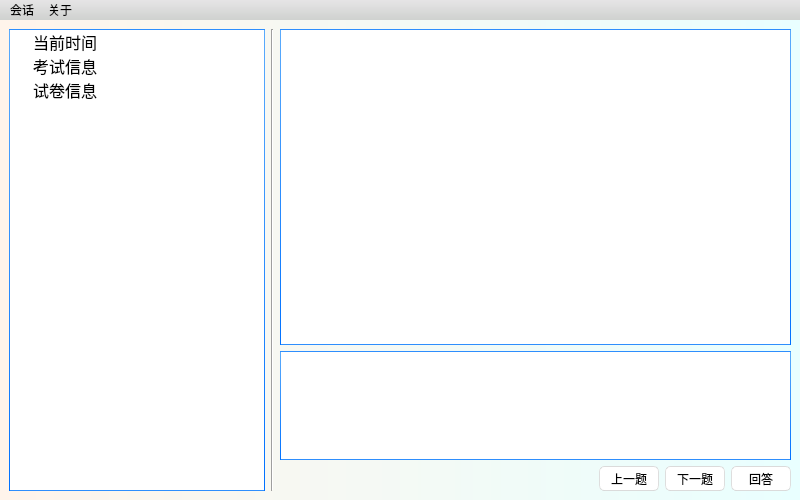
<?xml version="1.0" encoding="UTF-8"?>
<ui version="4.0">
 <author>Advanced_Killer</author>
 <class>LatexamWindow</class>
 <widget class="QMainWindow" name="LatexamWindow">
  <property name="geometry">
   <rect>
    <x>0</x>
    <y>0</y>
    <width>800</width>
    <height>500</height>
   </rect>
  </property>
  <property name="minimumSize">
   <size>
    <width>800</width>
    <height>500</height>
   </size>
  </property>
  <property name="windowTitle">
   <string>Latexam 考试系统</string>
  </property>
  <property name="windowIcon">
   <iconset>
    <normalon>:/latexam/Latexam.ico</normalon>
   </iconset>
  </property>
  <property name="styleSheet">
   <string notr="true">/*
Aqua Style Sheet for QT Applications
Author: Jaime A. Quiroga P.
Company: GTRONICK
Last updated: 22/01/2019, 07:55.
Available at: https://github.com/GTRONICK/QSS/blob/master/Aqua.qss
*/
QMainWindow {
	background-color: qlineargradient(spread:pad, x1:0, y1:0, x2:1, y2:0, stop:0 rgba(255, 244, 235, 255), stop:1 rgba(233, 255, 255, 255));
}
QTextEdit {
	border-width: 1px;
	border-style: solid;
	border-color: qlineargradient(spread:pad, x1:0.5, y1:1, x2:0.5, y2:0, stop:0 rgba(0, 113, 255, 255), stop:1 rgba(91, 171, 252, 255));
}
QTreeWidget {
	border-width: 1px;
	border-style: solid;
	border-color: qlineargradient(spread:pad, x1:0.5, y1:1, x2:0.5, y2:0, stop:0 rgba(0, 113, 255, 255), stop:1 rgba(91, 171, 252, 255));
}
QPlainTextEdit {
	border-width: 1px;
	border-style: solid;
	border-color: qlineargradient(spread:pad, x1:0.5, y1:1, x2:0.5, y2:0, stop:0 rgba(0, 113, 255, 255), stop:1 rgba(91, 171, 252, 255));
}
QToolButton {
	border-style: solid;
	border-top-color: qlineargradient(spread:pad, x1:0.5, y1:1, x2:0.5, y2:0, stop:0 rgb(215, 215, 215), stop:1 rgb(222, 222, 222));
	border-right-color: qlineargradient(spread:pad, x1:0, y1:0.5, x2:1, y2:0.5, stop:0 rgb(217, 217, 217), stop:1 rgb(227, 227, 227));
	border-left-color: qlineargradient(spread:pad, x1:0, y1:0.5, x2:1, y2:0.5, stop:0 rgb(227, 227, 227), stop:1 rgb(217, 217, 217));
	border-bottom-color: qlineargradient(spread:pad, x1:0.5, y1:1, x2:0.5, y2:0, stop:0 rgb(215, 215, 215), stop:1 rgb(222, 222, 222));
	border-width: 1px;
	border-radius: 5px;
	color: rgb(0,0,0);
	padding: 2px;
	background-color: rgb(255,255,255);
}
QToolButton:hover{
	border-style: solid;
	border-top-color: qlineargradient(spread:pad, x1:0.5, y1:1, x2:0.5, y2:0, stop:0 rgb(195, 195, 195), stop:1 rgb(222, 222, 222));
	border-right-color: qlineargradient(spread:pad, x1:0, y1:0.5, x2:1, y2:0.5, stop:0 rgb(197, 197, 197), stop:1 rgb(227, 227, 227));
	border-left-color: qlineargradient(spread:pad, x1:0, y1:0.5, x2:1, y2:0.5, stop:0 rgb(227, 227, 227), stop:1 rgb(197, 197, 197));
	border-bottom-color: qlineargradient(spread:pad, x1:0.5, y1:1, x2:0.5, y2:0, stop:0 rgb(195, 195, 195), stop:1 rgb(222, 222, 222));
	border-width: 1px;
	border-radius: 5px;
	color: rgb(0,0,0);
	padding: 2px;
	background-color: rgb(255,255,255);
}
QToolButton:pressed{
	border-style: solid;
	border-top-color: qlineargradient(spread:pad, x1:0.5, y1:1, x2:0.5, y2:0, stop:0 rgb(215, 215, 215), stop:1 rgb(222, 222, 222));
	border-right-color: qlineargradient(spread:pad, x1:0, y1:0.5, x2:1, y2:0.5, stop:0 rgb(217, 217, 217), stop:1 rgb(227, 227, 227));
	border-left-color: qlineargradient(spread:pad, x1:0, y1:0.5, x2:1, y2:0.5, stop:0 rgb(227, 227, 227), stop:1 rgb(217, 217, 217));
	border-bottom-color: qlineargradient(spread:pad, x1:0.5, y1:1, x2:0.5, y2:0, stop:0 rgb(215, 215, 215), stop:1 rgb(222, 222, 222));
	border-width: 1px;
	border-radius: 5px;
	color: rgb(0,0,0);
	padding: 2px;
	background-color: rgb(142,142,142);
}
QPushButton{
	border-style: solid;
	border-top-color: qlineargradient(spread:pad, x1:0.5, y1:1, x2:0.5, y2:0, stop:0 rgb(215, 215, 215), stop:1 rgb(222, 222, 222));
	border-right-color: qlineargradient(spread:pad, x1:0, y1:0.5, x2:1, y2:0.5, stop:0 rgb(217, 217, 217), stop:1 rgb(227, 227, 227));
	border-left-color: qlineargradient(spread:pad, x1:0, y1:0.5, x2:1, y2:0.5, stop:0 rgb(227, 227, 227), stop:1 rgb(217, 217, 217));
	border-bottom-color: qlineargradient(spread:pad, x1:0.5, y1:1, x2:0.5, y2:0, stop:0 rgb(215, 215, 215), stop:1 rgb(222, 222, 222));
	border-width: 1px;
	border-radius: 5px;
	color: rgb(0,0,0);
	padding: 2px;
	background-color: rgb(255,255,255);
}
QPushButton::default{
	border-style: solid;
	border-top-color: qlineargradient(spread:pad, x1:0.5, y1:1, x2:0.5, y2:0, stop:0 rgb(215, 215, 215), stop:1 rgb(222, 222, 222));
	border-right-color: qlineargradient(spread:pad, x1:0, y1:0.5, x2:1, y2:0.5, stop:0 rgb(217, 217, 217), stop:1 rgb(227, 227, 227));
	border-left-color: qlineargradient(spread:pad, x1:0, y1:0.5, x2:1, y2:0.5, stop:0 rgb(227, 227, 227), stop:1 rgb(217, 217, 217));
	border-bottom-color: qlineargradient(spread:pad, x1:0.5, y1:1, x2:0.5, y2:0, stop:0 rgb(215, 215, 215), stop:1 rgb(222, 222, 222));
	border-width: 1px;
	border-radius: 5px;
	color: rgb(0,0,0);
	padding: 2px;
	background-color: rgb(255,255,255);
}
QPushButton:hover{
	border-style: solid;
	border-top-color: qlineargradient(spread:pad, x1:0.5, y1:1, x2:0.5, y2:0, stop:0 rgb(195, 195, 195), stop:1 rgb(222, 222, 222));
	border-right-color: qlineargradient(spread:pad, x1:0, y1:0.5, x2:1, y2:0.5, stop:0 rgb(197, 197, 197), stop:1 rgb(227, 227, 227));
	border-left-color: qlineargradient(spread:pad, x1:0, y1:0.5, x2:1, y2:0.5, stop:0 rgb(227, 227, 227), stop:1 rgb(197, 197, 197));
	border-bottom-color: qlineargradient(spread:pad, x1:0.5, y1:1, x2:0.5, y2:0, stop:0 rgb(195, 195, 195), stop:1 rgb(222, 222, 222));
	border-width: 1px;
	border-radius: 5px;
	color: rgb(0,0,0);
	padding: 2px;
	background-color: rgb(255,255,255);
}
QPushButton:pressed{
	border-style: solid;
	border-top-color: qlineargradient(spread:pad, x1:0.5, y1:1, x2:0.5, y2:0, stop:0 rgb(215, 215, 215), stop:1 rgb(222, 222, 222));
	border-right-color: qlineargradient(spread:pad, x1:0, y1:0.5, x2:1, y2:0.5, stop:0 rgb(217, 217, 217), stop:1 rgb(227, 227, 227));
	border-left-color: qlineargradient(spread:pad, x1:0, y1:0.5, x2:1, y2:0.5, stop:0 rgb(227, 227, 227), stop:1 rgb(217, 217, 217));
	border-bottom-color: qlineargradient(spread:pad, x1:0.5, y1:1, x2:0.5, y2:0, stop:0 rgb(215, 215, 215), stop:1 rgb(222, 222, 222));
	border-width: 1px;
	border-radius: 5px;
	color: rgb(0,0,0);
	padding: 2px;
	background-color: rgb(142,142,142);
}
QPushButton:disabled{
	border-style: solid;
	border-top-color: qlineargradient(spread:pad, x1:0.5, y1:1, x2:0.5, y2:0, stop:0 rgb(215, 215, 215), stop:1 rgb(222, 222, 222));
	border-right-color: qlineargradient(spread:pad, x1:0, y1:0.5, x2:1, y2:0.5, stop:0 rgb(217, 217, 217), stop:1 rgb(227, 227, 227));
	border-left-color: qlineargradient(spread:pad, x1:0, y1:0.5, x2:1, y2:0.5, stop:0 rgb(227, 227, 227), stop:1 rgb(217, 217, 217));
	border-bottom-color: qlineargradient(spread:pad, x1:0.5, y1:1, x2:0.5, y2:0, stop:0 rgb(215, 215, 215), stop:1 rgb(222, 222, 222));
	border-width: 1px;
	border-radius: 5px;
	color: #808086;
	padding: 2px;
	background-color: rgb(142,142,142);
}
QLineEdit {
	border-width: 1px; border-radius: 4px;
	border-style: solid;
	border-color: qlineargradient(spread:pad, x1:0.5, y1:1, x2:0.5, y2:0, stop:0 rgba(0, 113, 255, 255), stop:1 rgba(91, 171, 252, 255));
}
QLabel {
	color: #000000;
}
QLCDNumber {
	color: rgb(0, 113, 255, 255);
}
QProgressBar {
	text-align: center;
	color: rgb(240, 240, 240);
	border-width: 1px; 
	border-radius: 10px;
	border-color: rgb(230, 230, 230);
	border-style: solid;
	background-color:rgb(207,207,207);
}
QProgressBar::chunk {
	background-color: qlineargradient(spread:pad, x1:0.5, y1:1, x2:0.5, y2:0, stop:0 rgba(49, 147, 250, 255), stop:1 rgba(34, 142, 255, 255));
	border-radius: 10px;
}
QMenuBar {
	background-color: qlineargradient(spread:pad, x1:0.5, y1:1, x2:0.5, y2:0, stop:0 rgba(207, 209, 207, 255), stop:1 rgba(230, 229, 230, 255));
}
QMenuBar::item {
	color: #000000;
  	spacing: 3px;
  	padding: 1px 4px;
	background-color: qlineargradient(spread:pad, x1:0.5, y1:1, x2:0.5, y2:0, stop:0 rgba(207, 209, 207, 255), stop:1 rgba(230, 229, 230, 255));
}

QMenuBar::item:selected {
  	background-color: qlineargradient(spread:pad, x1:0.5, y1:1, x2:0.5, y2:0, stop:0 rgba(0, 113, 255, 255), stop:1 rgba(91, 171, 252, 255));
	color: #FFFFFF;
}
QMenu::item:selected {
	border-style: solid;
	border-top-color: transparent;
	border-right-color: transparent;
	border-left-color: qlineargradient(spread:pad, x1:0.5, y1:1, x2:0.5, y2:0, stop:0 rgba(0, 113, 255, 255), stop:1 rgba(91, 171, 252, 255));
	border-bottom-color: transparent;
	border-left-width: 2px;
	color: #000000;
	padding-left:15px;
	padding-top:4px;
	padding-bottom:4px;
	padding-right:7px;
}
QMenu::item {
	border-style: solid;
	border-top-color: transparent;
	border-right-color: transparent;
	border-left-color: transparent;
	border-bottom-color: transparent;
	border-bottom-width: 1px;
	color: #000000;
	padding-left:17px;
	padding-top:4px;
	padding-bottom:4px;
	padding-right:7px;
}
QTabWidget {
	color:rgb(0,0,0);
	background-color:#000000;
}
QTabWidget::pane {
		border-color: rgb(223,223,223);
		background-color:rgb(226,226,226);
		border-style: solid;
		border-width: 2px;
    	border-radius: 6px;
}
QTabBar::tab:first {
	border-style: solid;
	border-left-width:1px;
	border-right-width:0px;
	border-top-width:1px;
	border-bottom-width:1px;
	border-top-color: rgb(209,209,209);
	border-left-color: qlineargradient(spread:pad, x1:0.5, y1:1, x2:0.5, y2:0, stop:0 rgba(209, 209, 209, 209), stop:1 rgba(229, 229, 229, 229));
	border-bottom-color: rgb(229,229,229);
	border-top-left-radius: 4px;
	border-bottom-left-radius: 4px;
	color: #000000;
	padding: 3px;
	margin-left:0px;
	background-color: qlineargradient(spread:pad, x1:0.5, y1:1, x2:0.5, y2:0, stop:0 rgba(247, 247, 247, 255), stop:1 rgba(255, 255, 255, 255));
}
QTabBar::tab:last {
	border-style: solid;
	border-width:1px;
	border-top-color: rgb(209,209,209);
	border-left-color: qlineargradient(spread:pad, x1:0.5, y1:1, x2:0.5, y2:0, stop:0 rgba(209, 209, 209, 209), stop:1 rgba(229, 229, 229, 229));
	border-right-color: qlineargradient(spread:pad, x1:0.5, y1:1, x2:0.5, y2:0, stop:0 rgba(209, 209, 209, 209), stop:1 rgba(229, 229, 229, 229));
	border-bottom-color: rgb(229,229,229);
	border-top-right-radius: 4px;
	border-bottom-right-radius: 4px;
	color: #000000;
	padding: 3px;
	margin-left:0px;
	background-color: qlineargradient(spread:pad, x1:0.5, y1:1, x2:0.5, y2:0, stop:0 rgba(247, 247, 247, 255), stop:1 rgba(255, 255, 255, 255));
}
QTabBar::tab {
	border-style: solid;
	border-top-width:1px;
	border-bottom-width:1px;
	border-left-width:1px;
	border-top-color: rgb(209,209,209);
	border-left-color: qlineargradient(spread:pad, x1:0.5, y1:1, x2:0.5, y2:0, stop:0 rgba(209, 209, 209, 209), stop:1 rgba(229, 229, 229, 229));
	border-bottom-color: rgb(229,229,229);
	color: #000000;
	padding: 3px;
	margin-left:0px;
	background-color: qlineargradient(spread:pad, x1:0.5, y1:1, x2:0.5, y2:0, stop:0 rgba(247, 247, 247, 255), stop:1 rgba(255, 255, 255, 255));
}
QTabBar::tab:selected, QTabBar::tab:last:selected, QTabBar::tab:hover {
  	border-style: solid;
  	border-left-width:1px;
	border-right-color: transparent;
	border-top-color: rgb(209,209,209);
	border-left-color: qlineargradient(spread:pad, x1:0.5, y1:1, x2:0.5, y2:0, stop:0 rgba(209, 209, 209, 209), stop:1 rgba(229, 229, 229, 229));
	border-bottom-color: rgb(229,229,229);
	color: #FFFFFF;
	padding: 3px;
	margin-left:0px;
	background-color: qlineargradient(spread:pad, x1:0.5, y1:1, x2:0.5, y2:0, stop:0 rgba(0, 113, 255, 255), stop:1 rgba(91, 171, 252, 255));
}

QTabBar::tab:selected, QTabBar::tab:first:selected, QTabBar::tab:hover {
  	border-style: solid;
  	border-left-width:1px;
  	border-bottom-width:1px;
  	border-top-width:1px;
	border-right-color: transparent;
	border-top-color: rgb(209,209,209);
	border-left-color: qlineargradient(spread:pad, x1:0.5, y1:1, x2:0.5, y2:0, stop:0 rgba(209, 209, 209, 209), stop:1 rgba(229, 229, 229, 229));
	border-bottom-color: rgb(229,229,229);
	color: #FFFFFF;
	padding: 3px;
	margin-left:0px;
	background-color: qlineargradient(spread:pad, x1:0.5, y1:1, x2:0.5, y2:0, stop:0 rgba(0, 113, 255, 255), stop:1 rgba(91, 171, 252, 255));
}

QCheckBox {
	color: #000000;
	padding: 2px;
}
QCheckBox:disabled {
	color: #808086;
	padding: 2px;
}

QCheckBox:hover {
	border-radius:4px;
	border-style:solid;
	padding-left: 1px;
	padding-right: 1px;
	padding-bottom: 1px;
	padding-top: 1px;
	border-width:1px;
	border-color: transparent;
}
QCheckBox::indicator:checked {

	height: 10px;
	width: 10px;
	border-style:solid;
	border-width: 1px;
	border-color: qlineargradient(spread:pad, x1:0.5, y1:1, x2:0.5, y2:0, stop:0 rgba(0, 113, 255, 255), stop:1 rgba(91, 171, 252, 255));
	color: #000000;
	background-color: qlineargradient(spread:pad, x1:0.5, y1:1, x2:0.5, y2:0, stop:0 rgba(0, 113, 255, 255), stop:1 rgba(91, 171, 252, 255));
}
QCheckBox::indicator:unchecked {

	height: 10px;
	width: 10px;
	border-style:solid;
	border-width: 1px;
	border-color: qlineargradient(spread:pad, x1:0.5, y1:1, x2:0.5, y2:0, stop:0 rgba(0, 113, 255, 255), stop:1 rgba(91, 171, 252, 255));
	color: #000000;
}
QRadioButton {
	color: 000000;
	padding: 1px;
}
QRadioButton::indicator:checked {
	height: 10px;
	width: 10px;
	border-style:solid;
	border-radius:5px;
	border-width: 1px;
	border-color: qlineargradient(spread:pad, x1:0.5, y1:1, x2:0.5, y2:0, stop:0 rgba(0, 113, 255, 255), stop:1 rgba(91, 171, 252, 255));
	color: #a9b7c6;
	background-color: qlineargradient(spread:pad, x1:0.5, y1:1, x2:0.5, y2:0, stop:0 rgba(0, 113, 255, 255), stop:1 rgba(91, 171, 252, 255));
}
QRadioButton::indicator:!checked {
	height: 10px;
	width: 10px;
	border-style:solid;
	border-radius:5px;
	border-width: 1px;
	border-color: qlineargradient(spread:pad, x1:0.5, y1:1, x2:0.5, y2:0, stop:0 rgba(0, 113, 255, 255), stop:1 rgba(91, 171, 252, 255));
	color: #a9b7c6;
	background-color: transparent;
}
QStatusBar {
	color:#027f7f;
}
QSpinBox {
	border-style: solid;
	border-width: 1px;
	border-color: qlineargradient(spread:pad, x1:0.5, y1:1, x2:0.5, y2:0, stop:0 rgba(0, 113, 255, 255), stop:1 rgba(91, 171, 252, 255));
}
QDoubleSpinBox {
	border-style: solid;
	border-width: 1px;
	border-color: qlineargradient(spread:pad, x1:0.5, y1:1, x2:0.5, y2:0, stop:0 rgba(0, 113, 255, 255), stop:1 rgba(91, 171, 252, 255));
}
QTimeEdit {
	border-style: solid;
	border-width: 1px;
	border-color: qlineargradient(spread:pad, x1:0.5, y1:1, x2:0.5, y2:0, stop:0 rgba(0, 113, 255, 255), stop:1 rgba(91, 171, 252, 255));
}
QDateTimeEdit {
	border-style: solid;
	border-width: 1px;
	border-color: qlineargradient(spread:pad, x1:0.5, y1:1, x2:0.5, y2:0, stop:0 rgba(0, 113, 255, 255), stop:1 rgba(91, 171, 252, 255));
}
QDateEdit {
	border-style: solid;
	border-width: 1px;
	border-color: qlineargradient(spread:pad, x1:0.5, y1:1, x2:0.5, y2:0, stop:0 rgba(0, 113, 255, 255), stop:1 rgba(91, 171, 252, 255));
}

QToolBox {
	color: #a9b7c6;
	background-color:#000000;
}
QToolBox::tab {
	color: #a9b7c6;
	background-color:#000000;
}
QToolBox::tab:selected {
	color: #FFFFFF;
	background-color:#000000;
}
QScrollArea {
	color: #FFFFFF;
	background-color:#000000;
}
QSlider::groove:horizontal {
	height: 5px;
	background-color: qlineargradient(spread:pad, x1:0.5, y1:1, x2:0.5, y2:0, stop:0 rgba(49, 147, 250, 255), stop:1 rgba(34, 142, 255, 255));
}
QSlider::groove:vertical {
	width: 5px;
	background-color: qlineargradient(spread:pad, x1:0.5, y1:1, x2:0.5, y2:0, stop:0 rgba(49, 147, 250, 255), stop:1 rgba(34, 142, 255, 255));
}
QSlider::handle:horizontal {
	background: rgb(253,253,253);
	border-style: solid;
	border-width: 1px;
	border-color: rgb(207,207,207);
	width: 12px;
	margin: -5px 0;
	border-radius: 7px;
}
QSlider::handle:vertical {
	background: rgb(253,253,253);
	border-style: solid;
	border-width: 1px;
	border-color: rgb(207,207,207);
	height: 12px;
	margin: 0 -5px;
	border-radius: 7px;
}
QSlider::add-page:horizontal {
    background: rgb(181,181,181);
}
QSlider::add-page:vertical {
    background: rgb(181,181,181);
}
QSlider::sub-page:horizontal {
    background-color: qlineargradient(spread:pad, x1:0.5, y1:1, x2:0.5, y2:0, stop:0 rgba(49, 147, 250, 255), stop:1 rgba(34, 142, 255, 255));
}
QSlider::sub-page:vertical {
    background-color: qlineargradient(spread:pad, y1:0.5, x1:1, y2:0.5, x2:0, stop:0 rgba(49, 147, 250, 255), stop:1 rgba(34, 142, 255, 255));
}
QScrollBar:horizontal {
	max-height: 20px;
	border: 1px transparent grey;
	margin: 0px 20px 0px 20px;
}
QScrollBar:vertical {
	max-width: 20px;
	border: 1px transparent grey;
	margin: 20px 0px 20px 0px;
}
QScrollBar::handle:horizontal {
	background: rgb(253,253,253);
	border-style: solid;
	border-width: 1px;
	border-color: rgb(207,207,207);
	border-radius: 7px;
	min-width: 25px;
}
QScrollBar::handle:horizontal:hover {
	background: rgb(253,253,253);
	border-style: solid;
	border-width: 1px;
	border-color: rgb(147, 200, 200);
	border-radius: 7px;
	min-width: 25px;
}
QScrollBar::handle:vertical {
	background: rgb(253,253,253);
	border-style: solid;
	border-width: 1px;
	border-color: rgb(207,207,207);
	border-radius: 7px;
	min-height: 25px;
}
QScrollBar::handle:vertical:hover {
	background: rgb(253,253,253);
	border-style: solid;
	border-width: 1px;
	border-color: rgb(147, 200, 200);
	border-radius: 7px;
	min-height: 25px;
}
QScrollBar::add-line:horizontal {
   border: 2px transparent grey;
   border-top-right-radius: 7px;
   border-bottom-right-radius: 7px;
   background: rgba(34, 142, 255, 255);
   width: 20px;
   subcontrol-position: right;
   subcontrol-origin: margin;
}
QScrollBar::add-line:horizontal:pressed {
   border: 2px transparent grey;
   border-top-right-radius: 7px;
   border-bottom-right-radius: 7px;
   background: rgb(181,181,181);
   width: 20px;
   subcontrol-position: right;
   subcontrol-origin: margin;
}
QScrollBar::add-line:vertical {
   border: 2px transparent grey;
   border-bottom-left-radius: 7px;
   border-bottom-right-radius: 7px;
   background: rgba(34, 142, 255, 255);
   height: 20px;
   subcontrol-position: bottom;
   subcontrol-origin: margin;
}
QScrollBar::add-line:vertical:pressed {
   border: 2px transparent grey;
   border-bottom-left-radius: 7px;
   border-bottom-right-radius: 7px;
   background: rgb(181,181,181);
   height: 20px;
   subcontrol-position: bottom;
   subcontrol-origin: margin;
}
QScrollBar::sub-line:horizontal {
   border: 2px transparent grey;
   border-top-left-radius: 7px;
   border-bottom-left-radius: 7px;
   background: rgba(34, 142, 255, 255);
   width: 20px;
   subcontrol-position: left;
   subcontrol-origin: margin;
}
QScrollBar::sub-line:horizontal:pressed {
   border: 2px transparent grey;
   border-top-left-radius: 7px;
   border-bottom-left-radius: 7px;
   background: rgb(181,181,181);
   width: 20px;
   subcontrol-position: left;
   subcontrol-origin: margin;
}
QScrollBar::sub-line:vertical {
   border: 2px transparent grey;
   border-top-left-radius: 7px;
   border-top-right-radius: 7px;
   background: rgba(34, 142, 255, 255);
   height: 20px;
   subcontrol-position: top;
   subcontrol-origin: margin;
}
QScrollBar::sub-line:vertical:pressed {
   border: 2px transparent grey;
   border-top-left-radius: 7px;
   border-top-right-radius: 7px;
   background: rgb(181,181,181);
   height: 20px;
   subcontrol-position: top;
   subcontrol-origin: margin;
}
QScrollBar::left-arrow:horizontal {
   border: 1px transparent grey;
   border-top-left-radius: 3px;
   border-bottom-left-radius: 3px;
   width: 6px;
   height: 6px;
   background: white;
}
QScrollBar::right-arrow:horizontal {
   border: 1px transparent grey;
   border-top-right-radius: 3px;
   border-bottom-right-radius: 3px;
   width: 6px;
   height: 6px;
   background: white;
}
QScrollBar::up-arrow:vertical {
   border: 1px transparent grey;
   border-top-left-radius: 3px;
   border-top-right-radius: 3px;
   width: 6px;
   height: 6px;
   background: white;
}
QScrollBar::down-arrow:vertical {
   border: 1px transparent grey;
   border-bottom-left-radius: 3px;
   border-bottom-right-radius: 3px;
   width: 6px;
   height: 6px;
   background: white;
}
QScrollBar::add-page:horizontal, QScrollBar::sub-page:horizontal {
   background: none;
}
QScrollBar::add-page:vertical, QScrollBar::sub-page:vertical {
   background: none;
}</string>
  </property>
  <widget class="QWidget" name="centralwidget">
   <layout class="QHBoxLayout" name="horizontalLayout_3">
    <item>
     <layout class="QHBoxLayout" name="horizontalLayout_2">
      <item>
       <widget class="QTreeWidget" name="output_status">
        <property name="sizePolicy">
         <sizepolicy hsizetype="Fixed" vsizetype="Expanding">
          <horstretch>0</horstretch>
          <verstretch>0</verstretch>
         </sizepolicy>
        </property>
        <property name="font">
         <font>
          <pointsize>12</pointsize>
         </font>
        </property>
        <attribute name="headerVisible">
         <bool>false</bool>
        </attribute>
        <column>
         <property name="text">
          <string/>
         </property>
        </column>
        <item>
         <property name="text">
          <string>当前时间</string>
         </property>
        </item>
        <item>
         <property name="text">
          <string>考试信息</string>
         </property>
        </item>
        <item>
         <property name="text">
          <string>试卷信息</string>
         </property>
        </item>
       </widget>
      </item>
      <item>
       <widget class="Line" name="line">
        <property name="orientation">
         <enum>Qt::Orientation::Vertical</enum>
        </property>
       </widget>
      </item>
      <item>
       <layout class="QVBoxLayout" name="verticalLayout_3">
        <item>
         <widget class="QTextBrowser" name="output_message">
          <property name="sizePolicy">
           <sizepolicy hsizetype="Expanding" vsizetype="Expanding">
            <horstretch>0</horstretch>
            <verstretch>200</verstretch>
           </sizepolicy>
          </property>
          <property name="font">
           <font>
            <pointsize>9</pointsize>
           </font>
          </property>
          <property name="inputMethodHints">
           <set>Qt::InputMethodHint::ImhNone</set>
          </property>
          <property name="openExternalLinks">
           <bool>true</bool>
          </property>
         </widget>
        </item>
        <item>
         <layout class="QVBoxLayout" name="verticalLayout_2">
          <item>
           <widget class="QPlainTextEdit" name="input_message">
            <property name="maximumSize">
             <size>
              <width>16777215</width>
              <height>109</height>
             </size>
            </property>
            <property name="font">
             <font>
              <pointsize>9</pointsize>
             </font>
            </property>
           </widget>
          </item>
          <item>
           <layout class="QHBoxLayout" name="horizontalLayout">
            <item>
             <spacer name="horizontalSpacer">
              <property name="orientation">
               <enum>Qt::Orientation::Horizontal</enum>
              </property>
              <property name="sizeHint" stdset="0">
               <size>
                <width>40</width>
                <height>20</height>
               </size>
              </property>
             </spacer>
            </item>
            <item>
             <widget class="QPushButton" name="button_previous">
              <property name="minimumSize">
               <size>
                <width>60</width>
                <height>25</height>
               </size>
              </property>
              <property name="maximumSize">
               <size>
                <width>60</width>
                <height>25</height>
               </size>
              </property>
              <property name="text">
               <string>上一题</string>
              </property>
             </widget>
            </item>
            <item>
             <widget class="QPushButton" name="button_next">
              <property name="minimumSize">
               <size>
                <width>60</width>
                <height>25</height>
               </size>
              </property>
              <property name="maximumSize">
               <size>
                <width>60</width>
                <height>25</height>
               </size>
              </property>
              <property name="text">
               <string>下一题</string>
              </property>
             </widget>
            </item>
            <item>
             <widget class="QPushButton" name="button_answer">
              <property name="minimumSize">
               <size>
                <width>60</width>
                <height>25</height>
               </size>
              </property>
              <property name="maximumSize">
               <size>
                <width>60</width>
                <height>25</height>
               </size>
              </property>
              <property name="text">
               <string>回答</string>
              </property>
              <property name="shortcut">
               <string>Ctrl+Return</string>
              </property>
             </widget>
            </item>
           </layout>
          </item>
         </layout>
        </item>
       </layout>
      </item>
     </layout>
    </item>
    <item>
     <layout class="QVBoxLayout" name="verticalLayout"/>
    </item>
   </layout>
  </widget>
  <widget class="QMenuBar" name="menubar">
   <property name="geometry">
    <rect>
     <x>0</x>
     <y>0</y>
     <width>800</width>
     <height>19</height>
    </rect>
   </property>
   <widget class="QMenu" name="menu_session">
    <property name="title">
     <string>会话</string>
    </property>
    <addaction name="action_login"/>
    <addaction name="action_disconnect"/>
    <addaction name="separator"/>
    <addaction name="action_exit"/>
   </widget>
   <widget class="QMenu" name="menu_about">
    <property name="title">
     <string>关于</string>
    </property>
    <addaction name="action_about"/>
    <addaction name="action"/>
   </widget>
   <addaction name="menu_session"/>
   <addaction name="menu_about"/>
  </widget>
  <action name="action_login">
   <property name="text">
    <string>加入考试</string>
   </property>
  </action>
  <action name="action_sessionmgr">
   <property name="text">
    <string>会话管理器</string>
   </property>
  </action>
  <action name="action_disconnect">
   <property name="text">
    <string>断开会话</string>
   </property>
  </action>
  <action name="action_exit">
   <property name="text">
    <string>退出</string>
   </property>
  </action>
  <action name="action_about">
   <property name="text">
    <string>关于Latexam</string>
   </property>
  </action>
  <action name="action">
   <property name="text">
    <string>帮助</string>
   </property>
  </action>
 </widget>
 <tabstops>
  <tabstop>input_message</tabstop>
  <tabstop>output_message</tabstop>
  <tabstop>output_status</tabstop>
 </tabstops>
 <resources>
  <include location="Latexam.qrc"/>
 </resources>
 <connections>
  <connection>
   <sender>menubar</sender>
   <signal>triggered(QAction*)</signal>
   <receiver>LatexamWindow</receiver>
   <slot>triggeredMenubar(QAction*)</slot>
   <hints>
    <hint type="sourcelabel">
     <x>143</x>
     <y>15</y>
    </hint>
    <hint type="destinationlabel">
     <x>276</x>
     <y>28</y>
    </hint>
   </hints>
  </connection>
  <connection>
   <sender>button_answer</sender>
   <signal>clicked()</signal>
   <receiver>LatexamWindow</receiver>
   <slot>sendMessage()</slot>
   <hints>
    <hint type="sourcelabel">
     <x>747</x>
     <y>470</y>
    </hint>
    <hint type="destinationlabel">
     <x>747</x>
     <y>439</y>
    </hint>
   </hints>
  </connection>
  <connection>
   <sender>button_next</sender>
   <signal>clicked()</signal>
   <receiver>LatexamWindow</receiver>
   <slot>onManage()</slot>
   <hints>
    <hint type="sourcelabel">
     <x>683</x>
     <y>473</y>
    </hint>
    <hint type="destinationlabel">
     <x>682</x>
     <y>461</y>
    </hint>
   </hints>
  </connection>
  <connection>
   <sender>button_previous</sender>
   <signal>clicked()</signal>
   <receiver>LatexamWindow</receiver>
   <slot>onTool()</slot>
   <hints>
    <hint type="sourcelabel">
     <x>616</x>
     <y>472</y>
    </hint>
    <hint type="destinationlabel">
     <x>600</x>
     <y>457</y>
    </hint>
   </hints>
  </connection>
  <connection>
   <sender>output_status</sender>
   <signal>itemPressed(QTreeWidgetItem*,int)</signal>
   <receiver>LatexamWindow</receiver>
   <slot>onStatusClicked(QTreeWidgetItem*)</slot>
   <hints>
    <hint type="sourcelabel">
     <x>127</x>
     <y>214</y>
    </hint>
    <hint type="destinationlabel">
     <x>6</x>
     <y>209</y>
    </hint>
   </hints>
  </connection>
 </connections>
 <slots>
  <slot>triggeredMenubar(QAction*)</slot>
  <slot>sendMessage()</slot>
  <slot>onManage()</slot>
  <slot>onTool()</slot>
  <slot>onStatusClicked(QTreeWidgetItem*)</slot>
 </slots>
</ui>
